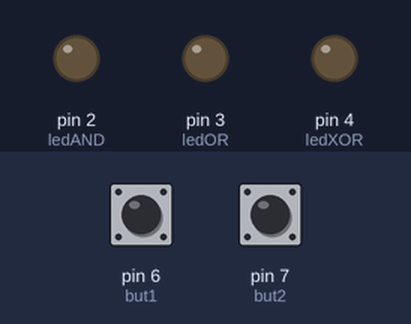
A sketch run on a simulated Arduino Uno, built with avr-gcc and run on an emulated ATmega328P. Shown: output pins drawn as LEDs (lit = HIGH). The test bench sets the inputs (shaded band); at power-on: pin 6 (but1) LOW, pin 7 (but2) LOW.

Above: at 1.2 s.
1.3 s: pin 6 (but1) pulled HIGH for 0.15 s
At 1.37 s:
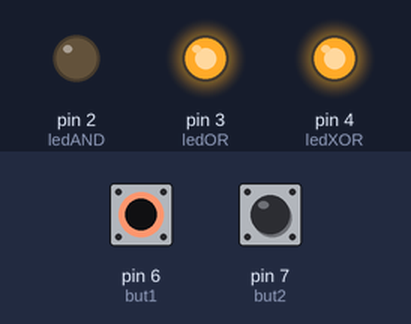
2.9 s: pin 6 (but1) pulled HIGH for 3.2 s
At 7.3 s:
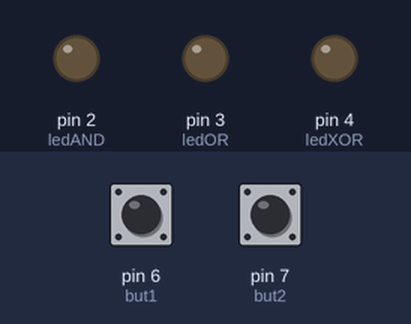
7.6 s: pin 7 (but2) pulled HIGH for 3.2 s
At 8.6 s:
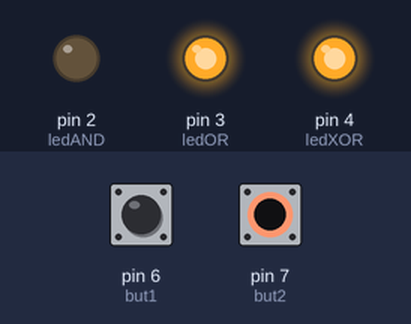
12.3 s: pin 6 (but1) driven HIGH and pin 7 (but2) driven HIGH
At 13.3 s:
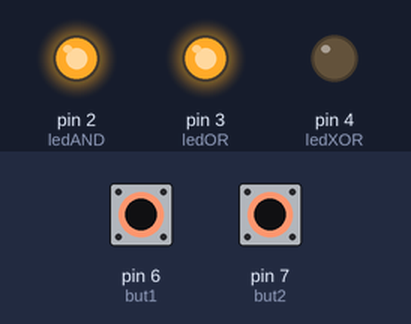
Timing chart, 0 to 14.8 s (numbered marks = the images above; inputs shaded):
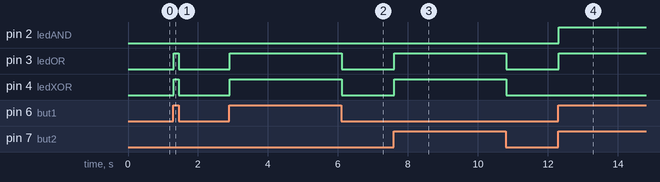

Measured:
- after the input at 1.3 s, pin 3 (ledOR), pin 4 (ledXOR): LOW → HIGH at once, → LOW 0.15 s later
- after the input at 2.9 s, pin 3 (ledOR), pin 4 (ledXOR): LOW → HIGH at once, → LOW 3.2 s later
- after the input at 7.6 s, pin 3 (ledOR), pin 4 (ledXOR): LOW → HIGH at once, → LOW 3.2 s later
- after the input at 12.3 s, pin 2 (ledAND), pin 3 (ledOR): LOW → HIGH at once

The sketch:

4.ino
```cpp
#define ledAND 2 //Define o led da AND na porta 2
#define ledOR 3 //Define o led da OR na porta 3
#define ledXOR 4 //Define o led da XOR na porta 4

#define but1 6 //Define o botão 1 na porta 6
#define but2 7 //Define o botão 2 na porta 7

int stateBut1 = 0;
int stateBut2 = 0;

void setup()
{
  //Define os LEDs como saída e os botões como entrada
  pinMode(ledAND, OUTPUT);
  pinMode(ledOR, OUTPUT);
  pinMode(ledXOR, OUTPUT);
  pinMode(but1, INPUT);
  pinMode(but2, INPUT);
}

void loop()
{
  //Lê o estado dos botões
  stateBut1 = digitalRead(but1);
  stateBut2 = digitalRead(but2);

  //Com base nas operações lógicas, acende ou apaga os LEDs
  digitalWrite(ledAND, stateBut1 & stateBut2);
  digitalWrite(ledOR, stateBut1 | stateBut2);
  digitalWrite(ledXOR, stateBut1 ^ stateBut2);
}
```
